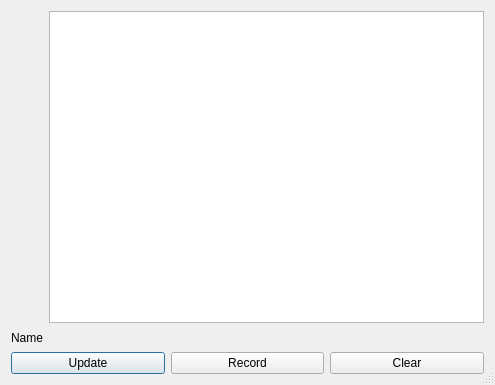
<?xml version="1.0" encoding="UTF-8"?>
<ui version="4.0">
 <class>LogicAnalyser</class>
 <widget class="QDialog" name="LogicAnalyser">
  <property name="geometry">
   <rect>
    <x>0</x>
    <y>0</y>
    <width>495</width>
    <height>385</height>
   </rect>
  </property>
  <property name="sizePolicy">
   <sizepolicy hsizetype="Preferred" vsizetype="Preferred">
    <horstretch>1</horstretch>
    <verstretch>1</verstretch>
   </sizepolicy>
  </property>
  <property name="minimumSize">
   <size>
    <width>426</width>
    <height>0</height>
   </size>
  </property>
  <property name="windowTitle">
   <string>Logic Analyser</string>
  </property>
  <property name="sizeGripEnabled">
   <bool>true</bool>
  </property>
  <property name="modal">
   <bool>false</bool>
  </property>
  <layout class="QVBoxLayout" name="verticalLayout" stretch="0,0">
   <property name="sizeConstraint">
    <enum>QLayout::SetMaximumSize</enum>
   </property>
   <item>
    <layout class="QGridLayout" name="gridLayout">
     <item row="0" column="0">
      <layout class="QVBoxLayout" name="verticalLayoutNames">
       <property name="rightMargin">
        <number>0</number>
       </property>
      </layout>
     </item>
     <item row="0" column="1">
      <widget class="LogicView" name="graphicsViewLogicCurves"/>
     </item>
     <item row="1" column="0">
      <widget class="QLabel" name="label">
       <property name="text">
        <string>Name</string>
       </property>
      </widget>
     </item>
     <item row="1" column="1">
      <widget class="QLabel" name="labelStatusbar">
       <property name="minimumSize">
        <size>
         <width>0</width>
         <height>17</height>
        </size>
       </property>
       <property name="text">
        <string/>
       </property>
      </widget>
     </item>
    </layout>
   </item>
   <item>
    <layout class="QHBoxLayout" name="horizontalLayoutButtons">
     <item>
      <widget class="QPushButton" name="btnUpdate">
       <property name="text">
        <string>Update</string>
       </property>
      </widget>
     </item>
     <item>
      <widget class="QPushButton" name="btnRecord">
       <property name="text">
        <string>Record</string>
       </property>
       <property name="checkable">
        <bool>true</bool>
       </property>
      </widget>
     </item>
     <item>
      <widget class="QPushButton" name="btnClear">
       <property name="text">
        <string>Clear</string>
       </property>
      </widget>
     </item>
    </layout>
   </item>
  </layout>
 </widget>
 <customwidgets>
  <customwidget>
   <class>LogicView</class>
   <extends>QGraphicsView</extends>
   <header location="global">logicview.h</header>
  </customwidget>
 </customwidgets>
 <resources/>
 <connections/>
</ui>
